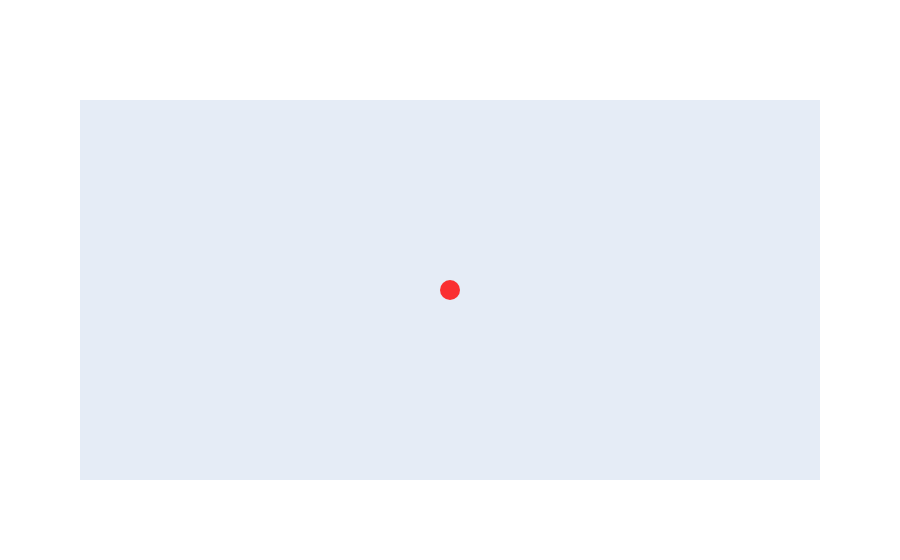

Notebook code for this chart:
### Code cell
colormap = cm.viridis
color=colormap(1.5)
# Create a figure
fig = go.Figure()

# Add a trace with a single marker of the specified color
fig.add_trace(go.Scatter(
    x=[0.5], 
    y=[0.5], 
    marker=dict(size=20, color='rgba(255, 0, 0, .8)'),  # Set marker color to a named color
    mode='markers'
))

# Customize figure layout
fig.update_layout(
    xaxis=dict(showgrid=False, zeroline=False, showticklabels=False),
    yaxis=dict(showgrid=False, zeroline=False, showticklabels=False)
)

fig.show()

### Figure 1 — Plotly figure (JSON) as saved in the notebook; plotly's stock layout.template omitted (floating-point values rounded to 4 significant figures)
{"data": [{"marker": {"color": "rgba(255, 0, 0, .8)", "size": 20}, "mode": "markers", "type": "scatter", "x": [0.5], "y": [0.5]}], "layout": {"xaxis": {"showgrid": false, "showticklabels": false, "zeroline": false}, "yaxis": {"showgrid": false, "showticklabels": false, "zeroline": false}}}
